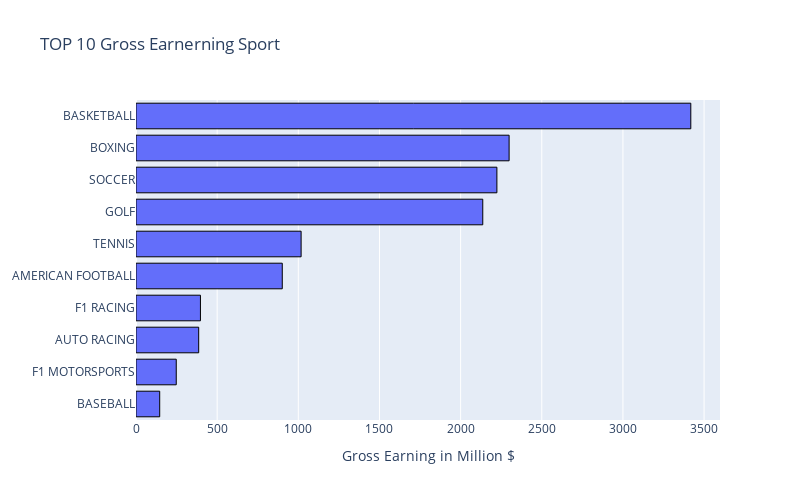

The cell this chart's notebook holds for it:
### Code cell
plot_hist(gross_earning_sport[0:10], 'earnings ($ million)', 'TOP 10 Gross Earnerning Sport', 'Gross Earning in Million $')

### Figure 1 — Plotly figure (JSON) as saved in the notebook; plotly's stock layout.template omitted (floating-point values rounded to 4 significant figures)
{"data": [{"marker": {"line": {"color": "black", "width": 1}}, "orientation": "h", "type": "bar", "x": [3418.0, 2299.0, 2224.0, 2136.0, 1017.0, 901.2, 397, 386.3, 248, 146.1], "y": ["BASKETBALL", "BOXING", "SOCCER", "GOLF", "TENNIS", "AMERICAN FOOTBALL", "F1 RACING", "AUTO RACING", "F1 MOTORSPORTS", "BASEBALL"]}], "layout": {"barmode": "group", "height": 500, "showlegend": false, "title": {"text": "TOP 10 Gross Earnerning Sport"}, "width": 800, "xaxis": {"title": {"text": "Gross Earning in Million $"}}, "yaxis": {"autorange": "reversed"}}}
